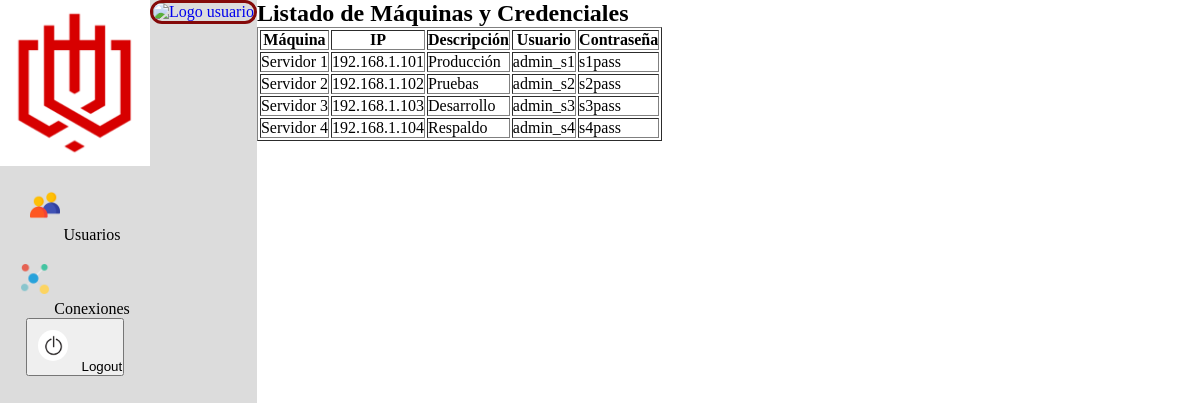
Page /modificaciones1.php (signed in) on the committed database.
### tables this page shows
CREATE TABLE credenciales (
    id INT AUTO_INCREMENT PRIMARY KEY,
    id_maquina INT NOT NULL,
    usuario_maquina VARCHAR(100) NOT NULL,
    contraseña TEXT NOT NULL,
    creada_en TIMESTAMP DEFAULT CURRENT_TIMESTAMP,
    FOREIGN KEY (id_maquina) REFERENCES maquinas(id) ON DELETE CASCADE
);

CREATE TABLE maquinas (
    id INT AUTO_INCREMENT PRIMARY KEY,
    nombre VARCHAR(100) NOT NULL,
    direccion_ip VARCHAR(45) NOT NULL,
    descripcion TEXT,
    creada_en TIMESTAMP DEFAULT CURRENT_TIMESTAMP
);

### modificaciones1.php (the view, shortened to what this page needs)
<?php
require 'conexion.php';
$usuario_id = $_SESSION['usuario_id'];
$stmtImagen = $conn->prepare("SELECT imagen FROM usuarios WHERE id = :id");
$stmtImagen->execute([':id' => $usuario_id]);
$imagenUsuario = $stmtImagen->fetchColumn();
?>
<!DOCTYPE html>
<html lang="es">
<head>
    <link rel="stylesheet" href="css/style.css">
    <link rel="stylesheet" href="css/principal.css">
</head>
<body>
    <div class="container">
        <aside id="menu">
            <ol>
                <li class="mn">
                    <a href="principal.php">
                        <img class="panel_l" src="img/logo.png" alt="Inicio">
                    </a>
                </li>
                <li>
                    <a href="usuarios.php">
                        <img class="panel_u" src="img/panel_usuarios3.png" alt="Usuarios">
                        <span class="menu-label">Usuarios</span>
                    </a>
                </li>
                <li class="submenu">
                    <a href="conexiones.php">
                        <img class="panel_c" src="img/panel_conexiones.png" alt="Conexiones">
                        <span class="menu-label">Conexiones</span>
                    </a>
                </li>
            </ol>
            <ol>
                <li>
                    <form action="desconexion.php" method="post">
                        <button type="submit">
                            <img class="panel_sup_d" src="img/panel_desconexion2.png" alt="Logout">
                            <span class="menu-label">Logout</span>
                        </button>
                    </form>
                </li>
            </ol>
        </aside>
        <div class="usu">
            <ol>
                <li class="usuario-logo">
                    <a href="#">
                        <img src="img/usuarios/<?php echo $imagenUsuario; ?>" alt="Logo usuario" class="foto_usuario">
                    </a>
                </li>
            </ol>
        </div>
        <div class="contenido-principal">
            <h2>Listado de Máquinas y Credenciales</h2>
            <?php
            $stmt = $conn->query("SELECT m.nombre, m.direccion_ip, m.descripcion, c.usuario_maquina, c.contraseña
                                  FROM maquinas m
                                  LEFT JOIN credenciales c ON m.id = c.id_maquina");
            echo "<table border='1' cellpadding='5'>";
            echo "<tr><th>Máquina</th><th>IP</th><th>Descripción</th><th>Usuario</th><th>Contraseña</th></tr>";
            while ($row = $stmt->fetch(PDO::FETCH_ASSOC)) {
                echo "<tr>
                        <td>{$row['nombre']}</td>
                        <td>{$row['direccion_ip']}</td>
                        <td>{$row['descripcion']}</td>
                        <td>{$row['usuario_maquina']}</td>
                        <td>{$row['contraseña']}</td>
                      </tr>";
            }
            echo "</table>";
            ?>
        </div>
    </div>
</body>
</html>

### css/style.css (style rules this page uses)
* { margin: 0; box-sizing: border-box; }
body, html { height: 100%; }
.container { display: flex; height: 100vh; }
.usu { background-color: gainsboro; text-align: end; }
aside { width: 100px; height: 800px; background-color: rgb(172, 0, 0); }
aside ol { list-style: none; margin: 0; padding: 0; text-align: center; }
.panel_l { margin-bottom: 50px; }
.panel_u { margin-bottom: 20px; margin-top: 20px; }
.panel_c { margin-bottom: 20px; margin-top: 20px; }
.panel_sup_d { border-radius: 50px; width: 30px; margin: 10px; padding: 0px; }
img { width: 70px; }
#menu { width: 60px; transition: width 0.3s ease; overflow: hidden; background-color: gainsboro; height: 100%; flex-shrink: 0; display: flex; flex-direction: column; align-items: center; justify-content: flex-start; }
.mn { width: 100%; display: flex; justify-content: center; align-items: center; }
#menu .panel_l { width: 100%; height: auto; transition: width 0.3s ease; margin: 0; }
#menu .panel_u, #menu .panel_c { width: 30px; height: 30px; }
.menu-label { opacity: 0; white-space: nowrap; transition: opacity 0.3s ease; color: black; }
a { text-decoration: none; }
.submenu { flex-direction: column; }
.foto_usuario { border-radius: 50px; border: 3px rgb(132, 9, 9) solid; }
.usuario-logo { position: relative; display: inline-block; cursor: pointer; }

### css/principal.css (style rules this page uses)
* { margin: 0; padding: 0; box-sizing: border-box; }

### rows in the picture
credenciales: id_maquina.nombre "Servidor 1", id_maquina.direccion_ip "192.168.1.101", id_maquina.descripcion "Producción", usuario_maquina "admin_s1", contraseña "s1pass"
credenciales: id_maquina.nombre "Servidor 2", id_maquina.direccion_ip "192.168.1.102", id_maquina.descripcion "Pruebas", usuario_maquina "admin_s2", contraseña "s2pass"
credenciales: id_maquina.nombre "Servidor 3", id_maquina.direccion_ip "192.168.1.103", id_maquina.descripcion "Desarrollo", usuario_maquina "admin_s3", contraseña "s3pass"
credenciales: id_maquina.nombre "Servidor 4", id_maquina.direccion_ip "192.168.1.104", id_maquina.descripcion "Respaldo", usuario_maquina "admin_s4", contraseña "s4pass"
